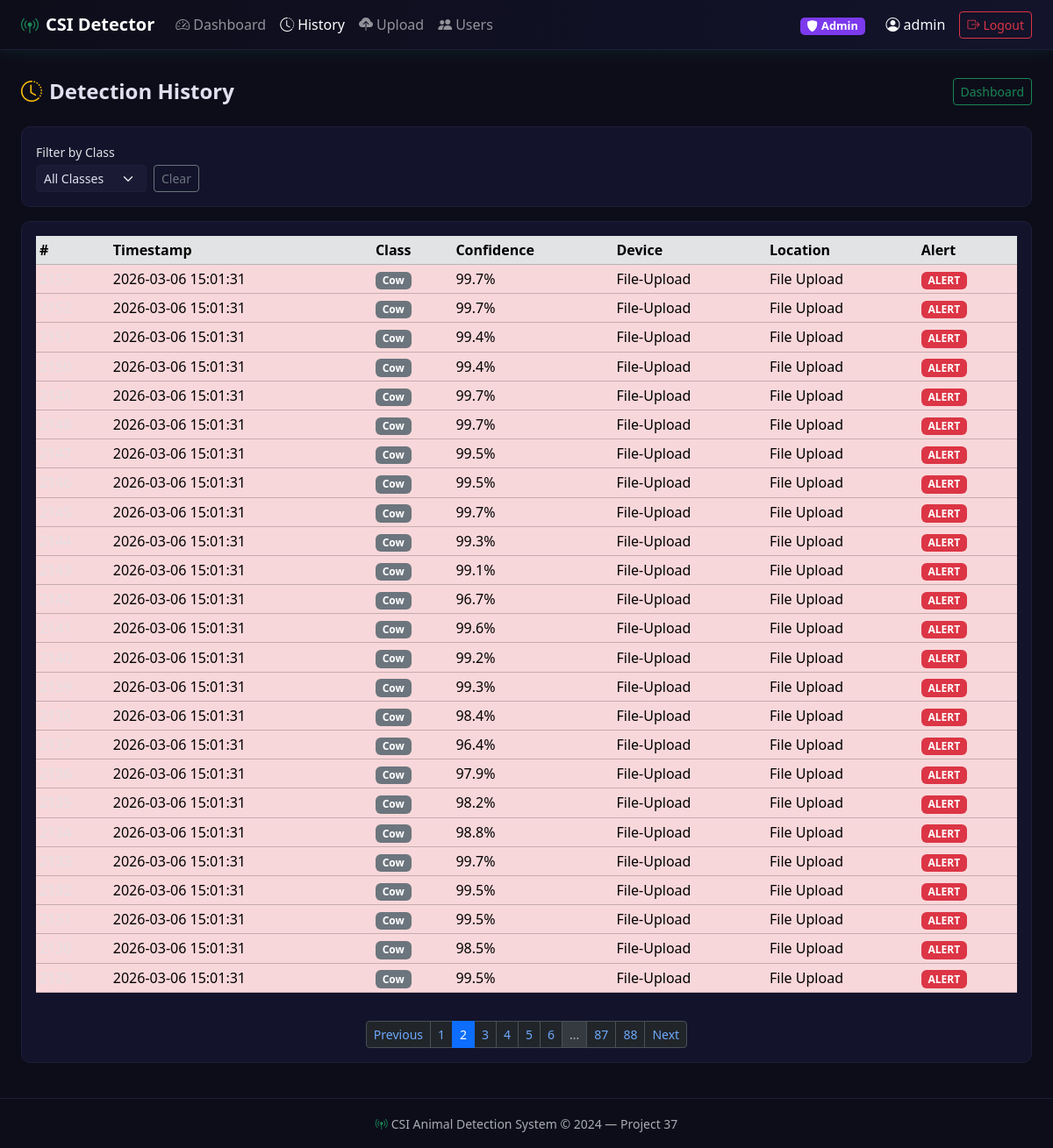
Screenshot of /history?page=2 (signed in) with the database file from the repository.
### models.py (models this page shows, shortened)
class User(UserMixin, db.Model):
    __tablename__ = 'users'
    id=db.Column(db.Integer, primary_key=True)
    username=db.Column(db.String(80),  unique=True, nullable=False)
    email=db.Column(db.String(120), unique=True, nullable=False)
    password_hash=db.Column(db.String(256), nullable=False)
    role=db.Column(db.String(20),  nullable=False, default='viewer')
    created_at=db.Column(db.DateTime, default=datetime.utcnow)
    is_active=db.Column(db.Boolean, default=True)
    detections=db.relationship('Detection', backref='owner', lazy='dynamic')

class Detection(db.Model):
    __tablename__ = 'detections'
    id=db.Column(db.Integer, primary_key=True)
    timestamp=db.Column(db.DateTime, default=datetime.utcnow, index=True)
    predicted_class=db.Column(db.Integer,  nullable=False)
    class_name=db.Column(db.String(50), nullable=False)
    confidence=db.Column(db.Float,    nullable=False)
    alert_triggered=db.Column(db.Boolean,  default=False)
    device_id=db.Column(db.String(50), default='ESP32-01')
    location=db.Column(db.String(100), default='Road Sensor 1')
    user_id=db.Column(db.Integer, db.ForeignKey('users.id'), nullable=True, index=True)

### app.py (the view)
    @app.route("/history")
    @login_required
    def history():
        page         = request.args.get("page", 1, type=int)
        class_filter = request.args.get("class", "")
        q            = _det_query().order_by(Detection.timestamp.desc())
        if class_filter:
            q = q.filter_by(class_name=class_filter)
        pagination = q.paginate(page=page, per_page=25, error_out=False)
        return render_template("history.html", pagination=pagination,
            class_filter=class_filter, class_names=Config.CLASS_NAMES)

### models.py (called while the page is built)
@login_manager.user_loader
def load_user(user_id):
    return User.query.get(int(user_id))

### templates/history.html (shortened to what this page needs)
{% extends 'base.html' %}
{% block content %}
<div class="d-flex justify-content-between align-items-center mb-4">
  <h4 class="fw-bold mb-0"><i class="bi bi-clock-history me-2 text-warning"></i>Detection History</h4>
  <a href="{{url_for('dashboard')}}" class="btn btn-sm btn-outline-success">Dashboard</a>
</div>
<div class="card csi-card p-3 mb-3">
  <form method="GET" class="row g-2 align-items-end">
    <div class="col-auto"><label class="form-label small mb-1">Filter by Class</label>
    <select name="class" class="form-select form-select-sm" onchange="this.form.submit()">
      <option value="">All Classes</option>
    </select></div>
    <div class="col-auto"><a href="{{url_for('history')}}" class="btn btn-sm btn-outline-secondary">Clear</a></div>
  </form>
</div>
<div class="card csi-card p-3">
  <div class="table-responsive">
    <table class="table table-dark table-hover table-sm align-middle">
      <thead class="table-secondary"><tr><th>#</th><th>Timestamp</th><th>Class</th><th>Confidence</th><th>Device</th><th>Location</th><th>Alert</th></tr></thead>
      <tbody>
        {% for d in pagination.items %}
        <tr class="{% if d.alert_triggered %}table-danger{% endif %}">
          <td class="text-muted">{{d.id}}</td>
          <td>{{d.timestamp.strftime('%Y-%m-%d %H:%M:%S')}}</td>
          <td><span class="badge bg-secondary">{{d.class_name}}</span></td>
          <td>{{"%.1f"|format(d.confidence*100)}}%</td>
          <td>{{d.device_id}}</td>
          <td>{{d.location}}</td>
          <td>{% if d.alert_triggered %}<span class="badge bg-danger">ALERT</span>{% else %}-{% endif %}</td>
        </tr>
        {% else %}
        <tr><td colspan="7" class="text-center text-muted py-4">No detections found.</td></tr>
        {% endfor %}
      </tbody></table></div>
  {% if pagination.pages > 1 %}
  <nav class="mt-3"><ul class="pagination pagination-sm justify-content-center mb-0">
    {% if pagination.has_prev %}
    <li class="page-item"><a class="page-link" href="{{url_for('history', page=pagination.prev_num)}}">Previous</a></li>
    {% endif %}
    {% for p in pagination.iter_pages() %}
      {% if p %}
      <li class="page-item {% if p==pagination.page %}active{% endif %}"><a class="page-link" href="{{url_for('history', page=p)}}">{{p}}</a></li>
      {% else %}
      <li class="page-item disabled"><span class="page-link">...</span></li>
      {% endif %}
    {% endfor %}
    {% if pagination.has_next %}
    <li class="page-item"><a class="page-link" href="{{url_for('history', page=pagination.next_num)}}">Next</a></li>
    {% endif %}
  </ul></nav>
  {% endif %}
</div>
{% endblock %}

### templates/base.html (shortened to what this page needs)
<!DOCTYPE html>
<html lang="en" data-bs-theme="dark">
<head>
  <link rel="stylesheet" href="https://cdn.jsdelivr.net/npm/bootstrap@5.3.2/dist/css/bootstrap.min.css"/>
  <link rel="stylesheet" href="https://cdn.jsdelivr.net/npm/bootstrap-icons@1.11.3/font/bootstrap-icons.min.css"/>
  <link rel="stylesheet" href="{{ url_for('static', filename='style.css') }}"/>
</head>
<body>
<nav class="navbar navbar-expand-lg navbar-dark csi-navbar">
  <div class="container-fluid px-4">
    <a class="navbar-brand fw-bold" href="{{ url_for('index') }}">
      <i class="bi bi-broadcast-pin text-success me-2"></i>CSI&nbsp;Detector
    </a>
    <div class="collapse navbar-collapse" id="navMain">
      <ul class="navbar-nav me-auto">
        {% if current_user.is_authenticated %}
        <li class="nav-item">
          <a class="nav-link {% if request.endpoint=='dashboard' %}active{% endif %}"
             href="{{ url_for('dashboard') }}"><i class="bi bi-speedometer2 me-1"></i>Dashboard</a>
        </li>
        <li class="nav-item">
          <a class="nav-link {% if request.endpoint=='history' %}active{% endif %}"
             href="{{ url_for('history') }}"><i class="bi bi-clock-history me-1"></i>History</a>
        </li>
        <li class="nav-item">
          <a class="nav-link {% if request.endpoint=='upload' %}active{% endif %}"
             href="{{ url_for('upload') }}"><i class="bi bi-cloud-upload-fill me-1"></i>Upload</a>
        </li>
        {% if current_user.role == 'admin' %}
        <li class="nav-item">
          <a class="nav-link {% if request.endpoint=='admin_users' %}active{% endif %}"
             href="{{ url_for('admin_users') }}"><i class="bi bi-people-fill me-1"></i>Users</a>
        </li>
        {% endif %}
        {% endif %}
      </ul>
      <ul class="navbar-nav ms-auto align-items-center">
        {% if current_user.is_authenticated %}
        <li class="nav-item me-3">
          <span class="badge role-badge-{{ current_user.role }}">
            <i class="bi bi-shield-fill me-1"></i>{{ current_user.role|capitalize }}
          </span>
        </li>
        <li class="nav-item me-2">
          <span class="nav-link text-light"><i class="bi bi-person-circle me-1"></i>{{ current_user.username }}</span>
        </li>
        <li class="nav-item">
          <a class="btn btn-sm btn-outline-danger" href="{{ url_for('auth.logout') }}">
            <i class="bi bi-box-arrow-right me-1"></i>Logout
          </a>
        </li>
        {% endif %}
      </ul>
    </div>
  </div>
</nav>
<main class="container-fluid px-4 py-3">
  {% block content %}{% endblock %}
</main>
<footer class="csi-footer text-center text-muted py-3 mt-4">
  <small><i class="bi bi-broadcast-pin text-success me-1"></i>CSI Animal Detection System &copy; 2024 &mdash; Project 37</small>
</footer>
</body>
</html>

### static/style.css (style rules this page uses)
:root { --csi-bg: #0d0d1a; --csi-surface: #13132b; --csi-border: #1e1e3a; --csi-green: #00ff88; --csi-text: #e0e0f0; }
body { background-color: var(--csi-bg); color: var(--csi-text); font-family: 'Segoe UI', system-ui, sans-serif; min-height: 100vh; }
.csi-navbar { background: linear-gradient(90deg, #0d0d1a 0%, #13132b 100%); border-bottom: 1px solid var(--csi-border); box-shadow: 0 2px 16px rgba(0,255,136,.08); }
.csi-card { background-color: var(--csi-surface); border: 1px solid var(--csi-border); border-radius: 10px; }
.role-badge-admin { background:#7c3aed; color:#fff; padding:.25em .6em; border-radius:.4em; font-size:.8em; }
.form-control, .form-select { background-color: #1a1a35; border-color: var(--csi-border); color: var(--csi-text); }
.table-dark { --bs-table-bg: var(--csi-surface); }
.csi-footer { border-top: 1px solid var(--csi-border); background-color: var(--csi-bg); }

### rows the page displays
User: role "Admin", username "admin"
Detection: timestamp "2026-03-06 15:01:31", class_name "Cow", d.confidence*100 "99.7", device_id "File-Upload", location "File Upload", alert_triggered "ALERT"
Detection: timestamp "2026-03-06 15:01:31", class_name "Cow", d.confidence*100 "99.7", device_id "File-Upload", location "File Upload", alert_triggered "ALERT"
Detection: timestamp "2026-03-06 15:01:31", class_name "Cow", d.confidence*100 "99.4", device_id "File-Upload", location "File Upload", alert_triggered "ALERT"
Detection: timestamp "2026-03-06 15:01:31", class_name "Cow", d.confidence*100 "99.4", device_id "File-Upload", location "File Upload", alert_triggered "ALERT"
Detection: timestamp "2026-03-06 15:01:31", class_name "Cow", d.confidence*100 "99.7", device_id "File-Upload", location "File Upload", alert_triggered "ALERT"
Detection: timestamp "2026-03-06 15:01:31", class_name "Cow", d.confidence*100 "99.7", device_id "File-Upload", location "File Upload", alert_triggered "ALERT"
Detection: timestamp "2026-03-06 15:01:31", class_name "Cow", d.confidence*100 "99.5", device_id "File-Upload", location "File Upload", alert_triggered "ALERT"
Detection: timestamp "2026-03-06 15:01:31", class_name "Cow", d.confidence*100 "99.5", device_id "File-Upload", location "File Upload", alert_triggered "ALERT"
Detection: timestamp "2026-03-06 15:01:31", class_name "Cow", d.confidence*100 "99.7", device_id "File-Upload", location "File Upload", alert_triggered "ALERT"
Detection: timestamp "2026-03-06 15:01:31", class_name "Cow", d.confidence*100 "99.3", device_id "File-Upload", location "File Upload", alert_triggered "ALERT"
Detection: timestamp "2026-03-06 15:01:31", class_name "Cow", d.confidence*100 "99.1", device_id "File-Upload", location "File Upload", alert_triggered "ALERT"
Detection: timestamp "2026-03-06 15:01:31", class_name "Cow", d.confidence*100 "96.7", device_id "File-Upload", location "File Upload", alert_triggered "ALERT"
Detection: timestamp "2026-03-06 15:01:31", class_name "Cow", d.confidence*100 "99.6", device_id "File-Upload", location "File Upload", alert_triggered "ALERT"
Detection: timestamp "2026-03-06 15:01:31", class_name "Cow", d.confidence*100 "99.2", device_id "File-Upload", location "File Upload", alert_triggered "ALERT"
Detection: timestamp "2026-03-06 15:01:31", class_name "Cow", d.confidence*100 "99.3", device_id "File-Upload", location "File Upload", alert_triggered "ALERT"
Detection: timestamp "2026-03-06 15:01:31", class_name "Cow", d.confidence*100 "98.4", device_id "File-Upload", location "File Upload", alert_triggered "ALERT"
Detection: timestamp "2026-03-06 15:01:31", class_name "Cow", d.confidence*100 "96.4", device_id "File-Upload", location "File Upload", alert_triggered "ALERT"
Detection: timestamp "2026-03-06 15:01:31", class_name "Cow", d.confidence*100 "97.9", device_id "File-Upload", location "File Upload", alert_triggered "ALERT"
Detection: timestamp "2026-03-06 15:01:31", class_name "Cow", d.confidence*100 "98.2", device_id "File-Upload", location "File Upload", alert_triggered "ALERT"
Detection: timestamp "2026-03-06 15:01:31", class_name "Cow", d.confidence*100 "98.8", device_id "File-Upload", location "File Upload", alert_triggered "ALERT"
Detection: timestamp "2026-03-06 15:01:31", class_name "Cow", d.confidence*100 "99.7", device_id "File-Upload", location "File Upload", alert_triggered "ALERT"
Detection: timestamp "2026-03-06 15:01:31", class_name "Cow", d.confidence*100 "99.5", device_id "File-Upload", location "File Upload", alert_triggered "ALERT"
Detection: timestamp "2026-03-06 15:01:31", class_name "Cow", d.confidence*100 "99.5", device_id "File-Upload", location "File Upload", alert_triggered "ALERT"
Detection: timestamp "2026-03-06 15:01:31", class_name "Cow", d.confidence*100 "98.5", device_id "File-Upload", location "File Upload", alert_triggered "ALERT"
Detection: timestamp "2026-03-06 15:01:31", class_name "Cow", d.confidence*100 "99.5", device_id "File-Upload", location "File Upload", alert_triggered "ALERT"

### other values shown
{{ p }} "1" "2" "3" "4" "5" "6" "87" "88"
